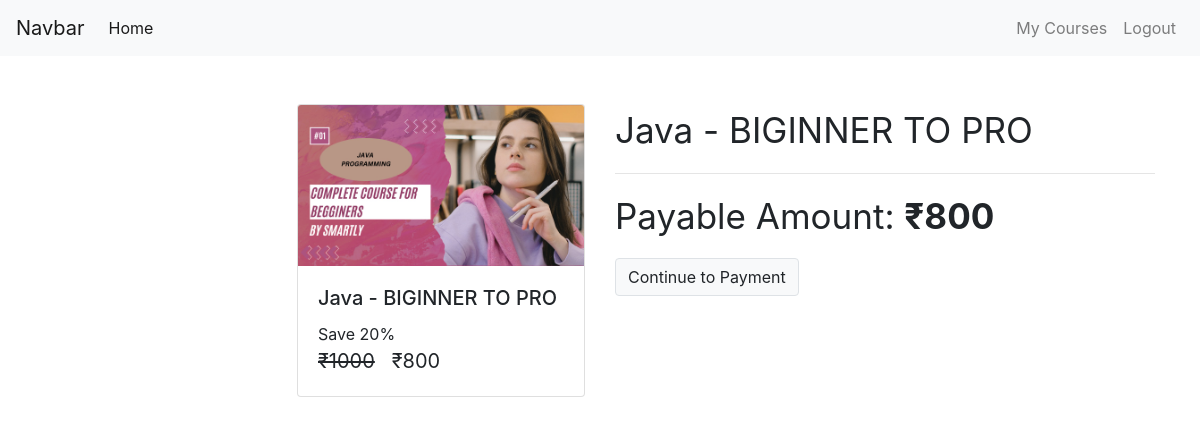
The app's page /check-out/java - pro guide/ (signed in) with its own data.
### Smartly/models/course.py (models this page shows, shortened)
class Course(models.Model):
    name = models.CharField(max_length = 50 , null=False)
    slug= models.CharField(max_length = 50 , null=False , unique= True)
    description = models.CharField(max_length = 200 , null = True)
    price=models.IntegerField( null = False )
    discount =models.IntegerField( null = False , default=0 )
    active = models.BooleanField(default=False)
    thumbnail = models.ImageField(upload_to="files/thumbnail")
    date= models.DateTimeField(auto_now_add=True)
    resource= models.FileField(upload_to="files/resource")
    length=models.IntegerField( null = False)

### Smartly/views/checkout.py (the view, shortened to what this page needs)
# urls.py: path('check-out/<str:slug>/', checkout , name = 'check-out'),
@login_required(login_url='/login')
def checkout(request, slug):
    course = Course.objects.get(slug=slug)
    user = request.user
    action = request.GET.get('action')
    order = None
    payment = None
    error = None
    context = {
        "course": course,
        "order": order,
        "payment": payment,
        "user": user,
        "error": error
    }
    return render(request, template_name="Smartly/check_out.html", context=context)

### Smartly/templatetags/course_custom_tags.py (called while the page is built)
@register.simple_tag
def cal_sellprice(price , discount):
    if discount is None or discount is 0:
        return price
    sellprice = price
    sellprice = price - ( price * discount * 0.01 )
    return math.floor(sellprice)

@register.filter
def rupee(price):
    return f'₹{price}'

### Smartly/templates/Smartly/check_out.html (shortened to what this page needs)
{% extends 'Smartly/base.html' %}
{% load course_custom_tags %}
{% block content %}
<div class="container">
    <br>
    <br>
    <div class="row">
        <div class="col mr-auto">
            <div class="card ml-auto" style="width: 18rem;">
                <img class="card-img-top" src="{{ course.thumbnail.url }}" alt="Card image cap">
                <div class="card-body">
                    <h5 class="card-title">{{ course.name }}</h5>
                    <p class="card-text m-0 p-0">
                        Save {{ course.discount }}%
                        <br>
                        <span class="price">
                            <del>{{ course.price|rupee }}</del>
                            <span>{% cal_sellprice course.price course.discount as value %} {{ value|rupee }}</span>
                        </span>
                    </p>
                </div>
            </div>
        </div>
        <div class="col">
            <div>
                <p class="display-5">{{ course.name }}</p>
                <hr>
                <p class="display-5">Payable Amount: <b>{% cal_sellprice course.price course.discount as value %} {{ value|rupee }}</b></p>
                <form id="payment-form" method="post" action="?action=create_payment">
                    <button type="submit" class="btn btn-light border">Continue to Payment</button>
                </form>
            </div>
        </div>
    </div>
</div>
{% endblock %}

### Smartly/static/Smartly/css/common.css (style rules this page uses)
.price { font-size: 20px; }
.display-5 { font-size: 35px; }

### records on screen
Course: thumbnail (picture), name "Java - BIGINNER TO PRO", discount "20", price "₹1000"

### other values on screen
{{ value|rupee }} "₹800"
